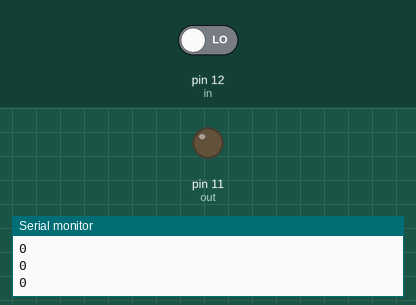
A sketch run on a simulated Arduino Uno, built with avr-gcc and run on an emulated ATmega328P. Shown: output pins drawn as LEDs (lit = HIGH), the last lines printed to the serial monitor. Inputs (shaded band) come from the test bench; at power-on: pin 12 (in) LOW.

Above: at 1.6 s.
1.7 s: pin 12 (in) driven HIGH
At 3.4 s:
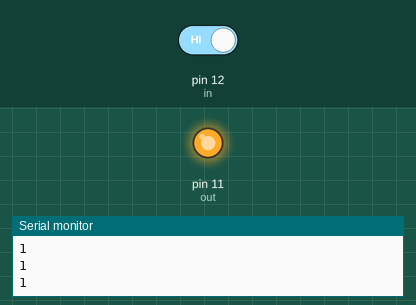
3.7 s: pin 12 (in) driven LOW
At 5.1 s:
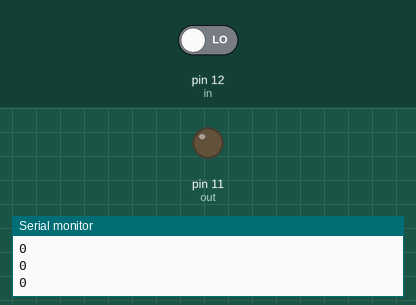
Timing chart, 0 to 6.7 s (numbered marks = the images above; inputs shaded):
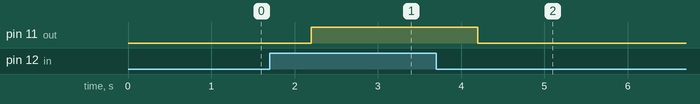

The sketch:

Push_button_dInput.ino
```cpp
int in = 12;
int value = 0;
int out = 11;

void setup() {
  pinMode(out, OUTPUT);
  Serial.begin(9600);
}

void loop() {
  int value = digitalRead(in);
  Serial.println(value);
  delay(200);

  if(value>0)
  {
    digitalWrite(out, HIGH);
    delay(200);
  }

  else
  {
    digitalWrite(out, LOW);
    delay(200);
  }

}
```

Measured:
- after the input at 1.7 s, pin 11 (out): LOW → HIGH after 0.50 s
- after the input at 3.7 s, pin 11 (out): HIGH → LOW after 0.50 s
